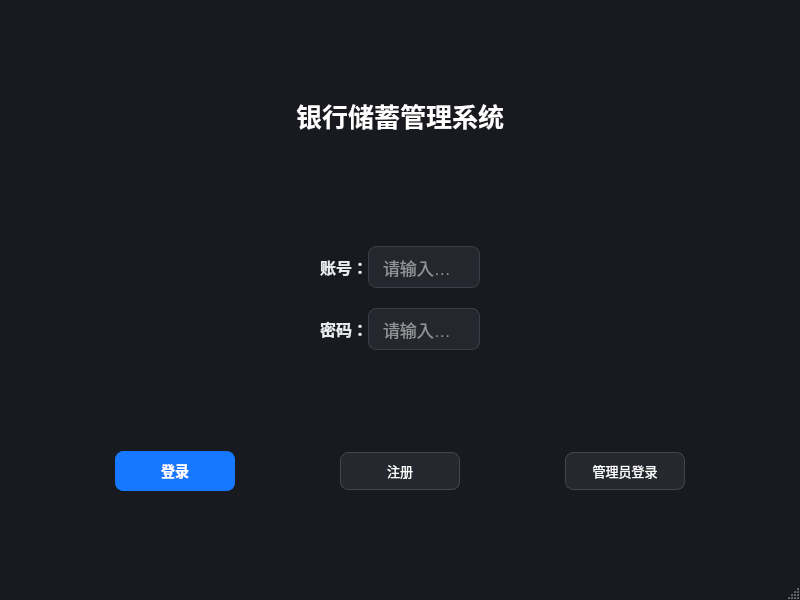
<?xml version="1.0" encoding="UTF-8"?>
<ui version="4.0">
 <class>MainWindow</class>
 <widget class="QMainWindow" name="MainWindow">
  <property name="geometry">
   <rect>
    <x>0</x>
    <y>0</y>
    <width>800</width>
    <height>600</height>
   </rect>
  </property>
  <property name="minimumSize">
   <size>
    <width>700</width>
    <height>0</height>
   </size>
  </property>
  <property name="windowTitle">
   <string>银行储蓄管理系统</string>
  </property>
  <property name="styleSheet">
   <string notr="true">QMainWindow {
    background-color: #181A1F;
}

QWidget#centralWidget {
    background-color: #181A1F;
}

QLabel {
    color: #E8EAED;
}

QLabel#titleLabel {
    color: #FFFFFF;
    font-size: 26px;
    font-weight: bold;
}

QLineEdit {
    background-color: #24272D;
    color: #FFFFFF;
    border: 1px solid #3A3F47;
    border-radius: 8px;
    padding-left: 12px;
    padding-right: 12px;
    selection-background-color: #1677FF;
}

QLineEdit:focus {
    border: 2px solid #1677FF;
    background-color: #252A31;
}

QLineEdit:hover {
    border: 1px solid #555C66;
}

QPushButton {
    background-color: #2B2F36;
    color: #FFFFFF;
    border: 1px solid #41464F;
    border-radius: 8px;
    padding: 8px 18px;
    font-size: 13px;
}

QPushButton:hover {
    background-color: #353A43;
    border: 1px solid #1677FF;
}

QPushButton:pressed {
    background-color: #1268D5;
}

QPushButton#loginButton {
    background-color: #1677FF;
    border: 1px solid #1677FF;
    color: #FFFFFF;
    font-size: 14px;
    font-weight: bold;
}

QPushButton#loginButton:hover {
    background-color: #398BFF;
}

QPushButton#loginButton:pressed {
    background-color: #1268D5;
}

QPushButton#registerButton,
QPushButton#adminLoginButton {
    background-color: #25282E;
}

QPushButton#registerButton:hover,
QPushButton#adminLoginButton:hover {
    background-color: #30353D;
    border: 1px solid #1677FF;
}</string>
  </property>
  <widget class="QWidget" name="centralwidget">
   <layout class="QVBoxLayout" name="verticalLayout_2">
    <property name="leftMargin">
     <number>20</number>
    </property>
    <property name="topMargin">
     <number>20</number>
    </property>
    <property name="rightMargin">
     <number>20</number>
    </property>
    <property name="bottomMargin">
     <number>20</number>
    </property>
    <item>
     <widget class="QLabel" name="titleLabel">
      <property name="sizePolicy">
       <sizepolicy hsizetype="Expanding" vsizetype="Fixed">
        <horstretch>0</horstretch>
        <verstretch>0</verstretch>
       </sizepolicy>
      </property>
      <property name="minimumSize">
       <size>
        <width>0</width>
        <height>60</height>
       </size>
      </property>
      <property name="font">
       <font>
        <pointsize>-1</pointsize>
        <bold>true</bold>
       </font>
      </property>
      <property name="text">
       <string>银行储蓄管理系统</string>
      </property>
      <property name="alignment">
       <set>Qt::AlignmentFlag::AlignCenter</set>
      </property>
     </widget>
    </item>
    <item>
     <layout class="QVBoxLayout" name="verticalLayout">
      <property name="spacing">
       <number>20</number>
      </property>
      <property name="leftMargin">
       <number>150</number>
      </property>
      <property name="topMargin">
       <number>30</number>
      </property>
      <property name="rightMargin">
       <number>150</number>
      </property>
      <property name="bottomMargin">
       <number>30</number>
      </property>
      <item>
       <layout class="QHBoxLayout" name="horizontalLayout">
        <property name="spacing">
         <number>0</number>
        </property>
        <property name="leftMargin">
         <number>150</number>
        </property>
        <property name="rightMargin">
         <number>150</number>
        </property>
        <item>
         <widget class="QLabel" name="accountLable">
          <property name="sizePolicy">
           <sizepolicy hsizetype="Fixed" vsizetype="Preferred">
            <horstretch>0</horstretch>
            <verstretch>0</verstretch>
           </sizepolicy>
          </property>
          <property name="minimumSize">
           <size>
            <width>0</width>
            <height>0</height>
           </size>
          </property>
          <property name="font">
           <font>
            <pointsize>12</pointsize>
            <bold>true</bold>
           </font>
          </property>
          <property name="text">
           <string>账号：</string>
          </property>
         </widget>
        </item>
        <item>
         <widget class="QLineEdit" name="accountLineEdit">
          <property name="sizePolicy">
           <sizepolicy hsizetype="Preferred" vsizetype="Fixed">
            <horstretch>0</horstretch>
            <verstretch>0</verstretch>
           </sizepolicy>
          </property>
          <property name="minimumSize">
           <size>
            <width>0</width>
            <height>42</height>
           </size>
          </property>
          <property name="font">
           <font>
            <pointsize>13</pointsize>
           </font>
          </property>
          <property name="placeholderText">
           <string>请输入账号</string>
          </property>
         </widget>
        </item>
       </layout>
      </item>
      <item>
       <layout class="QHBoxLayout" name="horizontalLayout_2">
        <property name="spacing">
         <number>0</number>
        </property>
        <property name="leftMargin">
         <number>150</number>
        </property>
        <property name="rightMargin">
         <number>150</number>
        </property>
        <item>
         <widget class="QLabel" name="passwordLable">
          <property name="sizePolicy">
           <sizepolicy hsizetype="Fixed" vsizetype="Preferred">
            <horstretch>0</horstretch>
            <verstretch>0</verstretch>
           </sizepolicy>
          </property>
          <property name="minimumSize">
           <size>
            <width>0</width>
            <height>0</height>
           </size>
          </property>
          <property name="font">
           <font>
            <pointsize>12</pointsize>
            <bold>true</bold>
           </font>
          </property>
          <property name="text">
           <string>密码：</string>
          </property>
         </widget>
        </item>
        <item>
         <widget class="QLineEdit" name="passwordLineEdit">
          <property name="sizePolicy">
           <sizepolicy hsizetype="Preferred" vsizetype="Fixed">
            <horstretch>0</horstretch>
            <verstretch>0</verstretch>
           </sizepolicy>
          </property>
          <property name="minimumSize">
           <size>
            <width>0</width>
            <height>42</height>
           </size>
          </property>
          <property name="font">
           <font>
            <pointsize>13</pointsize>
           </font>
          </property>
          <property name="echoMode">
           <enum>QLineEdit::EchoMode::Password</enum>
          </property>
          <property name="placeholderText">
           <string>请输入密码</string>
          </property>
         </widget>
        </item>
       </layout>
      </item>
     </layout>
    </item>
    <item>
     <layout class="QHBoxLayout" name="horizontalLayout_3" stretch="0,0,0">
      <property name="spacing">
       <number>10</number>
      </property>
      <item>
       <widget class="QPushButton" name="loginButton">
        <property name="sizePolicy">
         <sizepolicy hsizetype="Fixed" vsizetype="Fixed">
          <horstretch>0</horstretch>
          <verstretch>0</verstretch>
         </sizepolicy>
        </property>
        <property name="minimumSize">
         <size>
          <width>120</width>
          <height>0</height>
         </size>
        </property>
        <property name="text">
         <string>登录</string>
        </property>
       </widget>
      </item>
      <item>
       <widget class="QPushButton" name="registerButton">
        <property name="sizePolicy">
         <sizepolicy hsizetype="Fixed" vsizetype="Fixed">
          <horstretch>0</horstretch>
          <verstretch>0</verstretch>
         </sizepolicy>
        </property>
        <property name="minimumSize">
         <size>
          <width>120</width>
          <height>0</height>
         </size>
        </property>
        <property name="text">
         <string>注册</string>
        </property>
       </widget>
      </item>
      <item>
       <widget class="QPushButton" name="adminLoginButton">
        <property name="sizePolicy">
         <sizepolicy hsizetype="Fixed" vsizetype="Fixed">
          <horstretch>0</horstretch>
          <verstretch>0</verstretch>
         </sizepolicy>
        </property>
        <property name="minimumSize">
         <size>
          <width>120</width>
          <height>0</height>
         </size>
        </property>
        <property name="contextMenuPolicy">
         <enum>Qt::ContextMenuPolicy::DefaultContextMenu</enum>
        </property>
        <property name="toolTipDuration">
         <number>-2</number>
        </property>
        <property name="text">
         <string>管理员登录</string>
        </property>
       </widget>
      </item>
     </layout>
    </item>
   </layout>
  </widget>
  <widget class="QMenuBar" name="menubar">
   <property name="geometry">
    <rect>
     <x>0</x>
     <y>0</y>
     <width>800</width>
     <height>17</height>
    </rect>
   </property>
  </widget>
  <widget class="QStatusBar" name="statusbar"/>
 </widget>
 <resources/>
 <connections/>
</ui>
